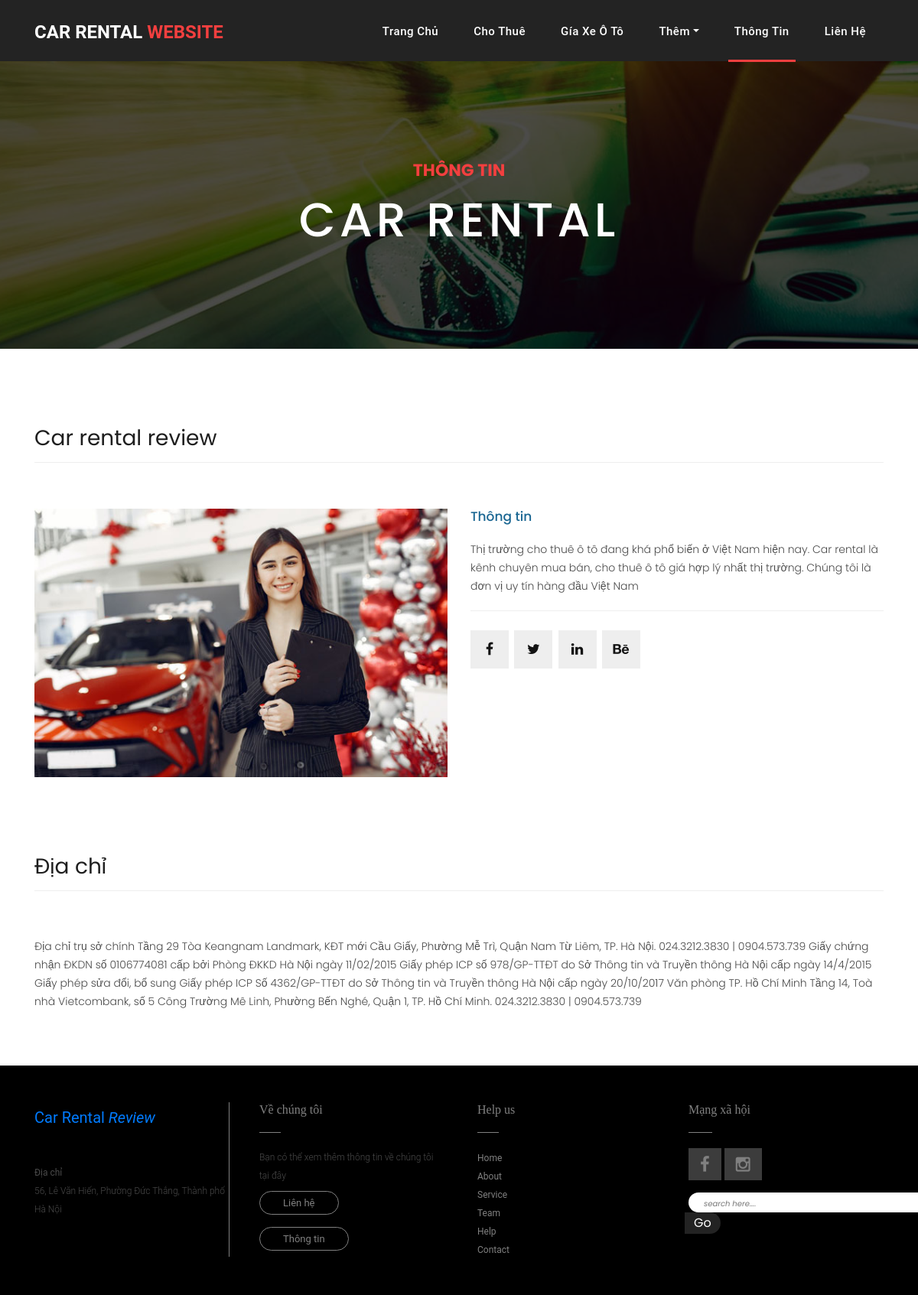
The page /about-us.php on the database its author committed.
### tables this page shows
CREATE TABLE `aboutus` (
  `id` int(11) NOT NULL,
  `name` varchar(100) NOT NULL,
  `type` varchar(100) NOT NULL,
  `description` varchar(200) NOT NULL,
  `link` varchar(100) NOT NULL,
  `content` varchar(1000) NOT NULL,
  `linkImage` varchar(100) NOT NULL
);

### about-us.php (the view, shortened to what this page needs)
<!DOCTYPE html>
<html lang="en">
<head>
    <link href="vendor/bootstrap/css/bootstrap.min.css" rel="stylesheet">
    <link rel="stylesheet" href="assets/css/fontawesome.css">
    <link rel="stylesheet" href="assets/css/style.css">
    <link rel="stylesheet" href="assets/css/owl.css">
</head>
<body>
    <header class="">
        <nav class="navbar navbar-expand-lg">
            <div class="container">
                <a class="navbar-brand" href="index.php">
                    <h2>Car Rental <em>Website</em></h2>
                </a>
                <div class="collapse navbar-collapse" id="navbarResponsive">
                    <ul class="navbar-nav ml-auto">
                        <li class="nav-item">
                            <a class="nav-link" href="index.php">Trang chủ
                            </a>
                        </li>
                        <li class="nav-item"><a class="nav-link" href="fleet.php">Cho thuê</a></li>
                        <li class="nav-item"><a class="nav-link" href="offers.php">Gía xe ô tô</a></li>
                        <li class="nav-item dropdown">
                            <a class="nav-link dropdown-toggle" data-toggle="dropdown" href="#" role="button"
                                aria-haspopup="true" aria-expanded="false">Thêm</a>
                        </li>
                        <li class="nav-item active"><a class="nav-link" href="about-us.php">Thông tin</a></li>
                        <li class="nav-item"><a class="nav-link" href="contact.php">Liên hệ</a></li>
                    </ul>
                </div>
            </div>
        </nav>
    </header>
    <div class="page-heading about-heading header-text"
        style="background-image: url(assets/images/heading-1-1920x500.jpg);">
        <div class="container">
            <div class="row">
                <div class="col-md-12">
                    <div class="text-content">
                        <h4>Thông tin</h4>
                        <h2>Car rental</h2>
                    </div>
                </div>
            </div>
        </div>
    </div>
    <?php
    include("webdataconnect.php");
    $sql = "Select * from aboutus where id=1 ";
    $result = $conn->query($sql);
    if ($result->num_rows > 0) {
        while($row = $result->fetch_assoc()) {
    ?>
    <div class="best-features about-features">
        <div class="container">
            <div class="row">
                <div class="col-md-12">
                    <div class="section-heading">
                        <h2><?php echo $row["name"]?></h2>
                    </div>
                </div>
                <div class="col-md-6">
                    <div class="right-image">
                        <img src="assets/images/about-1-570x350.jpg" alt="">
                    </div>
                </div>
                <div class="col-md-6">
                    <div class="left-content">
                        <h4><?php echo $row["type"]?></h4>
                        <p><?php echo $row["content"]?></p>
                        <ul class="social-icons">
                            <li><a href="#"><i class="fa fa-facebook"></i></a></li>
                            <li><a href="#"><i class="fa fa-twitter"></i></a></li>
                            <li><a href="#"><i class="fa fa-linkedin"></i></a></li>
                            <li><a href="#"><i class="fa fa-behance"></i></a></li>
                        </ul>
                    </div>
                </div>
            </div>
        </div>
    </div>
    <?php
        }
        } ?>
    <?php
    include("webdataconnect.php");
    $sql = "Select * from aboutus where id=2";
    $result = $conn->query($sql);
    if ($result->num_rows > 0) {
        while($row = $result->fetch_assoc()) {
    ?>
    <div class="team-members">
        <div class="container">
            <div class="row">
                <div class="col-md-12">
                    <div class="section-heading">
                        <h2><?php echo $row["type"]?></h2>
                    </div>
                    <p>
                        <?php echo $row["content"]?>
                    </p>
                </div>
            </div>
        </div>
    </div>
    <?php
        }
        } ?>
    <br>
    <br>
    <br>
    <footer class="container-fluid bg-grey py-5">
        <div class="container">
            <div class="row">
                <div class="col-md-6">
                    <div class="row">
                        <div class="col-md-6 ">
                            <div class="logo-part">
                                <div class=" logo-footer">
                                    <a class="navbar-brand" href="index.php">
                                        Car Rental <em>Review</em>
                                    </a>
                                </div>
                                <p><b>Địa chỉ</b> </p>
                                <p>56, Lê Văn Hiến, Phường Đức Thắng, Thành phố Hà Nội</p>
                            </div>
                        </div>
                        <div class="col-md-6 px-4">
                            <h6> Về chúng tôi</h6>
                            <p>Bạn có thể xem thêm thông tin về chúng tôi tại đây</p>
                            <a href="#" class="btn-footer"> Liên hệ </a><br>
                            <a href="#" class="btn-footer"> Thông tin</a>
                        </div>
                    </div>
                </div>
                <div class="col-md-6">
                    <div class="row">
                        <div class="col-md-6 px-4">
                            <h6> Help us</h6>
                            <div class="row ">
                                <div class="col-md-6">
                                    <ul>
                                        <li> <a href="#"> Home</a> </li>
                                        <li> <a href="#"> About</a> </li>
                                        <li> <a href="#"> Service</a> </li>
                                        <li> <a href="#"> Team</a> </li>
                                        <li> <a href="#"> Help</a> </li>
                                        <li> <a href="#"> Contact</a> </li>
                                    </ul>
                                </div>
                            </div>
                        </div>
                        <div class="col-md-6 ">
                            <h6> Mạng xã hội</h6>
                            <div class="social">
                                <a href="#"><i class="fa fa-facebook" aria-hidden="true"></i></a>
                                <a href="#"><i class="fa fa-instagram" aria-hidden="true"></i></a>
                            </div>
                            <form class="form-footer my-3">
                                <input type="text" placeholder="search here...." name="search">
                                <input type="button" value="Go">
                            </form>
                        </div>
                    </div>
                </div>
            </div>
        </div>
    </footer>
</body>
</html>

### assets/css/style.css (style rules this page uses)
body { font-family: 'Poppins', sans-serif; overflow-x: hidden; text-rendering: optimizeLegibility; }
p { margin-bottom: 0px; font-size: 14px; font-weight: 300; color: #4a4a4a; line-height: 24px; }
a { text-decoration: none!important; }
ul { padding: 0; margin: 0; list-style: none; }
h1, h2, h3, h4, h5, h6 { margin: 0px; }
ul.social-icons li { display: inline-block; margin-right: 3px; }
ul.social-icons li:last-child { margin-right: 0px; }
ul.social-icons li a { width: 50px; height: 50px; display: inline-block; line-height: 50px; background-color: #eee; color: #121212; font-size: 18px; text-align: center; transition: all .3s; }
.section-heading { text-align: left; margin-bottom: 60px; border-bottom: 1px solid #eee; }
.section-heading h2 { font-size: 28px; font-weight: 400; color: #1e1e1e; margin-bottom: 15px; }
.page-heading { padding: 210px 0px 130px 0px; text-align: center; background-position: center center; background-repeat: no-repeat; background-size: cover; }
.page-heading .text-content h4 { color: #f33f3f; font-size: 22px; text-transform: uppercase; font-weight: 700; margin-bottom: 15px; }
.page-heading .text-content h2 { color: #fff; font-size: 62px; text-transform: uppercase; letter-spacing: 5px; }
header { position: absolute; z-index: 99999; width: 100%; height: 80px; background-color: #232323; transition: all 0.3s ease-in-out 0s; }
header .navbar { padding: 17px 0px; }
.navbar .navbar-brand { float: left; margin-top: -12px; outline: none; }
.navbar .navbar-brand h2 { color: #fff; text-transform: uppercase; font-size: 24px; font-weight: 700; transition: all .3s ease 0s; }
.navbar .navbar-brand h2 em { font-style: normal; color: #f33f3f; }
#navbarResponsive { z-index: 999; }
.navbar-collapse { text-align: center; }
.navbar .navbar-nav .nav-item { margin: 0px 15px; }
.navbar .navbar-nav a.nav-link { text-transform: capitalize; font-size: 15px; font-weight: 500; letter-spacing: 0.5px; color: #fff; transition: all 0.5s; margin-top: 5px; }
.navbar .navbar-nav .nav-link:hover, .navbar .navbar-nav .active>.nav-link, .navbar .navbar-nav .nav-link.active, .navbar .navbar-nav .nav-link.show, .navbar .navbar-nav .show>.nav-link { color: #fff; padding-bottom: 25px; border-bottom: 3px solid #f33f3f; }
.about-features { margin-top: 100px!important; }
.about-features p { border-bottom: 1px solid #eee; padding-bottom: 20px; }
.about-features .container .row { padding-bottom: 0px!important; border-bottom: none!important; }
.best-features { margin-top: 50px; }
.best-features .container .row { border-bottom: 1px solid #eee; padding-bottom: 60px; }
.best-features img { width: 100%; overflow: hidden; }
.best-features h4 { font-size: 17px; color: #1a6692; margin-bottom: 20px; }
.best-features p { margin-bottom: 25px; }
.logo-footer { margin-bottom: 40px; }
footer { background-color: black; color: grey; }
footer p, a { font-size: 12px; font-family: 'Roboto', sans-serif; }
footer h6 { font-family: 'Playfair Display', serif; margin-bottom: 40px; position: relative; }
footer h6:after { position: absolute; content: ""; background: grey; width: 12%; height: 1px; left: 0; bottom: -20px; }
.btn-footer { color: grey; text-decoration: none; border: 1px solid; border-radius: 43px; font-size: 13px; padding: 7px 30px; line-height: 47px; }
.form-footer input[type="text"] { border: none; border-radius: 16px 0 0 16px; outline: none; padding-left: 10px; }
::placeholder { font-size: 10px; padding-left: 10px; font-style: italic; }
.form-footer input[type="button"] { border: none; background: #232323; margin-left: -5px; color: #fff; outline: none; border-radius: 0 16px 16px 0; padding: 2px 12px; }
.social .fa { color: grey; font-size: 22px; padding: 10px 15px; background: #3c3c3c; }
footer ul li { list-style: none; display: block; }
footer ul { padding-left: 0; }
footer ul li a { text-decoration: none; color: grey; text-decoration: none; }
.logo-part { border-right: 1px solid grey; height: 100%; }
.page-heading { position: relative; }
.page-heading:before { content: ''; position: absolute; top: 0; left: 0; bottom: 0; right: 0; background-color: rgba(0, 0, 0, .7); }
.page-heading .container { position: relative; z-index: 2; }
.team-members { margin-top: 100px; }

### rows shown on the page
aboutus: name "Car rental review", type "Thông tin", content "Thị trường cho thuê ô tô đang khá phổ biến ở Việt Nam hiện nay. Car rental là kênh chuyên mua bán, cho thuê ô tô giá hợp lý nhất thị trường. Chúng tôi là đơn vị uy tín hàng đầu Việt Nam"
aboutus: type "Địa chỉ", content "Địa chỉ trụ sở chính Tầng 29 Tòa Keangnam Landmark, KĐT mới Cầu Giấy, Phường Mễ Trì, Quận Nam Từ Liêm, TP. Hà Nội. 024.3212.3830 | 0904.573.739 Giấy chứng nhận ĐKDN số 0106774081 cấp bởi Phòng ĐKKD Hà Nội ngày 11/02/2015 Giấy phép ICP số 978/GP-TTĐT do Sở Thông tin và Truyền thông Hà Nội cấp ngày 14/4/2015 Giấy phép sửa đổi, bổ sung Giấy phép ICP Số 4362/GP-TTĐT do Sở Thông tin và Truyền thông Hà Nội cấp ngày 20/10/2017 Văn phòng TP. Hồ Chí Minh Tầng 14, Toà nhà Vietcombank, số 5 Công Trường Mê Linh, Phường Bến Nghé, Quận 1, TP. Hồ Chí Minh. 024.3212.3830 | 0904.573.739"
